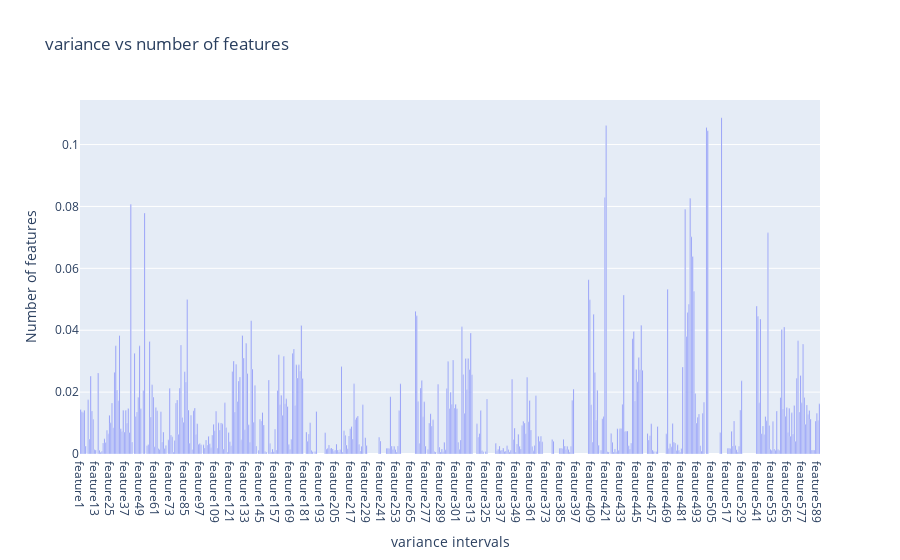

Notebook code for this chart:
### Code cell
y_2 = y.sort_values(ascending=True)
fig_var_nor = px.bar(x=y.index, y=y, title="variance vs number of features", text = y)
fig_var_nor.update_xaxes(title='variance intervals')
fig_var_nor.update_yaxes(title='Number of features')
fig_var_nor.show()

### Figure 1 — Plotly figure (JSON) as saved in the notebook; plotly's stock layout.template omitted (floating-point values rounded to 4 significant figures; data arrays with more than 128 entries replaced by an {"elided": "..."} marker saying what was removed)
{"data": [{"alignmentgroup": "True", "hovertemplate": "x=%{x}<br>y=%{y}<br>text=%{text}<extra></extra>", "legendgroup": "", "marker": {"color": "#636efa", "pattern": {"shape": ""}}, "name": "", "offsetgroup": "", "orientation": "v", "showlegend": false, "text": {"elided": "590 float values"}, "textposition": "auto", "type": "bar", "x": {"elided": "590 str values"}, "xaxis": "x", "y": {"elided": "590 float values"}, "yaxis": "y"}], "layout": {"barmode": "relative", "legend": {"tracegroupgap": 0}, "title": {"text": "variance vs number of features"}, "xaxis": {"anchor": "y", "domain": [0, 1], "title": {"text": "variance intervals"}}, "yaxis": {"anchor": "x", "domain": [0, 1], "title": {"text": "Number of features"}}}}
